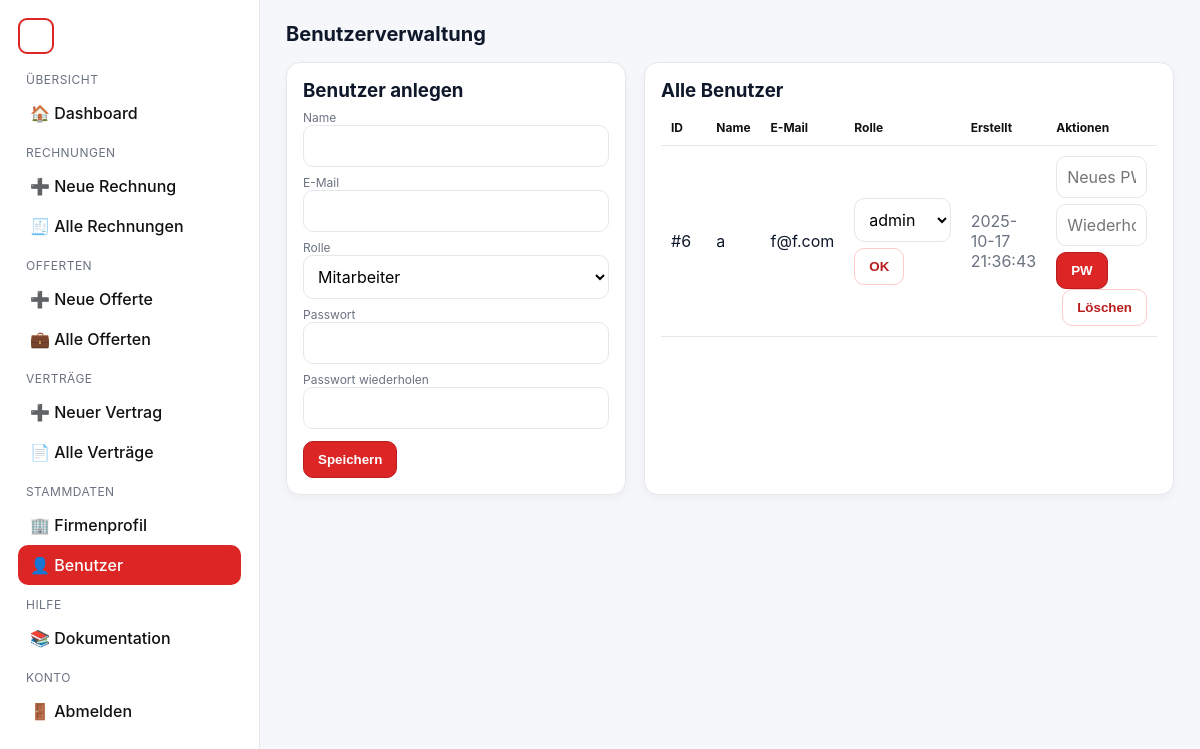
/users.php (signed in), run on the app's committed database.
### tables this page shows
CREATE TABLE `users` (
  `id` int(11) NOT NULL,
  `email` varchar(190) NOT NULL,
  `name` varchar(120) NOT NULL,
  `password_hash` varchar(255) NOT NULL,
  `role` enum('admin','staff') NOT NULL DEFAULT 'admin',
  `created_at` timestamp NOT NULL DEFAULT current_timestamp()
);

### users.php (the view, shortened to what this page needs)
<?php
require_once __DIR__.'/config.php';
if (!function_exists('h')) { function h($s){ return htmlspecialchars((string)$s, ENT_QUOTES, 'UTF-8'); } }
$users=[];
$r=$conn->query("SELECT id,email,name,role,created_at FROM users ORDER BY created_at DESC, id DESC");
while($row=$r->fetch_assoc()) $users[]=$row;
?>
<!DOCTYPE html>
<html lang="de">
<head>
</head>
<body>
<div class="layout">
<?php include __DIR__.'/includes/sidebar.php'; ?>
  <main class="content">
    <div class="topbar">
      <h2 class="title">Benutzerverwaltung</h2>
    </div>
    <div class="grid">
      <div class="card">
        <h3 style="margin:0 0 8px">Benutzer anlegen</h3>
        <form method="post" autocomplete="off">
          <label>Name</label>
          <input type="text" name="name" required>
          <label>E-Mail</label>
          <input type="email" name="email" required>
          <label>Rolle</label>
          <select name="role">
            <option value="staff">Mitarbeiter</option>
          </select>
          <label>Passwort</label>
          <input type="password" name="password" minlength="6" required>
          <label>Passwort wiederholen</label>
          <input type="password" name="password2" minlength="6" required>
          <div style="margin-top:12px"><button class="btn" type="submit">Speichern</button></div>
        </form>
      </div>
      <div class="card">
        <h3 style="margin:0 0 8px">Alle Benutzer</h3>
        <table>
          <thead>
            <tr><th style="width:48px">ID</th><th>Name</th><th>E-Mail</th><th style="width:140px">Rolle</th><th>Erstellt</th><th>Aktionen</th></tr>
          </thead>
          <tbody>
            <?php if (!$users): ?>
              <tr><td colspan="6" class="muted">Keine Benutzer vorhanden.</td></tr>
            <?php else: foreach($users as $u): ?>
              <tr>
                <td>#<?= (int)$u['id'] ?></td>
                <td><?= h($u['name']) ?></td>
                <td><?= h($u['email']) ?></td>
                <td>
                  <form method="post" class="row" style="gap:6px;margin:0">
                    <select name="new_role">
                      <option value="admin" <?= $u['role']==='admin'?'selected':'' ?>>admin</option>
                    </select>
                    <button class="btn btn-ghost" type="submit">OK</button>
                  </form>
                </td>
                <td class="muted"><?= h($u['created_at']) ?></td>
                <td>
                  <form method="post" class="row" style="margin:0;gap:6px">
                    <input type="password" name="new_password" placeholder="Neues PW" minlength="6" required>
                    <input type="password" name="new_password2" placeholder="Wiederholen" minlength="6" required>
                    <button class="btn" type="submit">PW</button>
                  </form>
                  <form method="post" onsubmit="return confirm('Benutzer wirklich löschen?')" style="display:inline-block;margin-left:6px">
                    <button class="btn btn-ghost" type="submit">Löschen</button>
                  </form>
                </td>
              </tr>
            <?php endforeach; endif; ?>
          </tbody>
        </table>
      </div>
    </div>
  </main>
</div>
</body>
</html>

### users.php (style rules this page uses)
:root { --bg:#f5f7fb; --ink:#0f172a; --muted:#6b7280; --card:#ffffff; --line:#e5e7eb; --accent-50:#fef2f2; --accent-200:#fecaca; --accent-600:#dc2626; --accent-700:#b91c1c; --radius:14px; --sidebar-w:260px; }
* { box-sizing:border-box }
html,body { margin:0;background:var(--bg);color:var(--ink); font-family:Inter,system-ui,-apple-system,Segoe UI,Roboto,Helvetica,Arial,sans-serif }
.layout { display:grid;grid-template-columns:var(--sidebar-w) 1fr;min-height:100vh }
.content { padding:22px 26px }
.topbar { display:flex;flex-wrap:wrap;gap:10px;align-items:center;justify-content:space-between;margin-bottom:16px }
.title { font-size:20px;font-weight:700;margin:0 }
.card { background:#fff;border:1px solid var(--line);border-radius:var(--radius);padding:16px;box-shadow:0 4px 10px rgba(0,0,0,.04) }
.row { display:flex;gap:8px;align-items:center;flex-wrap:wrap }
label { display:block;font-size:12px;color:var(--muted);margin-top:8px }
input,select { width:100%;padding:10px;border:1px solid var(--line);border-radius:10px;font:inherit;background:#fff }
.btn { background:var(--accent-600);color:#fff;border:1px solid var(--accent-700);padding:10px 14px;border-radius:10px;font-weight:600;cursor:pointer }
.btn-ghost { background:#fff;color:var(--accent-700);border:1px solid var(--accent-200) }
.grid { display:grid;grid-template-columns:340px 1fr;gap:18px }
table { width:100%;border-collapse:collapse }
th,td { padding:10px;border-bottom:1px solid var(--line);text-align:left }
th { font-size:12px;color:#111 }
.muted { color:var(--muted) }

### includes/sidebar.php (style rules this page uses)
:root { --accent-50: #fef2f2; --accent-200: #fecaca; --accent-600: #dc2626; --accent-700: #b91c1c; --line: #e5e7eb; --muted: #6b7280; --sidebar-w: 260px; }
.layout { display: grid; grid-template-columns: var(--sidebar-w) 1fr; min-height: 100vh; }

### data on the page
users: id "6", name "a", email "f@f.com", new_role "admin", created_at "2025-10-17 21:36:43"
